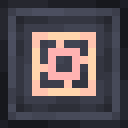
#> input picture tools/textures/orbital_src/orbital_light_base.png, 16 x 16 px, given in place of cutter_casing.png, which was not available (shown 8 times larger)
$ python industrial_cutter.py orbital_src/orbital_light_base.png
#> lines starting #> are read from the running program, lines starting #| are printed output that depends on the picture; pictures that were not available may be replaced by others from this repository, and a replacement may not be noted
### tools/textures/space_elevator.py
#!/usr/bin/env python3
"""Space Elevator block textures: GTNH Intergalactic's own art, in GregTech CEu Modern's connected-texture format.

Run from the repository root (needs Pillow):  python3 tools/textures/space_elevator.py [--preview <dir>]

Sources (the originals of GTNH's GT5-Unofficial, src/main/resources/assets/gtnhintergalactic/textures/blocks/spaceElevator
and the miner module overlay of assets/gregtech/textures/blocks/iconsets) are in tools/textures/gtnh_space_elevator/.
For every face that should join its neighbours it writes the sprite (the lone block: all four outside corners) and
`<sprite>_ctm.png`, the sheet GT's CTM code (client/model/ctm/TextureConnections, from Chisel's CTM) cuts the quadrants of a
face from: a 4 x 4 grid of 8 px cells, row = quadrant row (top 0 / bottom 1) [+ 2 when the horizontal neighbour is joined],
column = quadrant column [+ 2 when the vertical neighbour is joined]:

    quadrant   all of h, v, diagonal joined   only h joined   only v joined   h and v, not the diagonal
    top-left   (0,0)                          (2,0)           (0,2)           (2,2)
    top-right  (0,1)                          (2,1)           (0,3)           (2,3)
    bot-left   (1,0)                          (3,0)           (1,2)           (3,2)
    bot-right  (1,1)                          (3,1)           (1,3)           (3,3)

(neither joined: the sprite's own quadrant). `--preview` also tiles each face the way the game does, as a check.
"""
import os
import sys

from PIL import Image

ROOT = os.path.join(os.path.dirname(os.path.abspath(__file__)), '../..')
SRC = os.path.join(ROOT, 'tools/textures/gtnh_space_elevator')
OUT = os.path.join(ROOT, 'af9-core/src/main/resources/assets/af9/textures/block')


def load(name):
    return Image.open(os.path.join(SRC, name + '.png')).convert('RGBA')


def middle(sprite, x, y):
    """The face with its borders and corner pieces gone, repeating every 8 px: the sprite's middle 8 x 8."""
    return sprite.getpixel((4 + x % 8, 4 + y % 8))


def same(sprite, x, y):
    """A face that is already seamless: the sprite itself."""
    return sprite.getpixel((x, y))


def black(sprite, x, y):
    """A face that is one flat colour away from its corners: the sprite's centre."""
    return sprite.getpixel((8, 8))


def lane(sprite, x, y):
    """The motors' sides: the chevron lane (6 px wide) repeating every 8 px with a 2 px gap, the rows every 8 px."""
    return sprite.getpixel((5 + x % 8, 4 + y % 8)) if x % 8 < 6 else sprite.getpixel((5, 0))


def ctm_sheet(sprite, tx, ty, inside_of=middle):
    """The 32 x 32 sheet of a sprite. tx / ty: how thick its left+right / top+bottom border is (0: none, the face
    simply continues); inside_of: what fills the face where nothing borders it."""
    sheet = Image.new('RGBA', (32, 32), (0, 0, 0, 0))

    def inside(x, y):
        return inside_of(sprite, x, y)

    def pixel(r, c, px, py, h, v, d):
        x, y = c * 8 + px, r * 8 + py                       # on the 16 x 16 face
        dx, dy = (x if c == 0 else 15 - x), (y if r == 0 else 15 - y)   # distance from the outer edge
        if not v and dy < ty:                               # the border along the edge this quadrant touches vertically
            return sprite.getpixel((4 + x % 8, y))
        if not h and dx < tx:
            return sprite.getpixel((x, 4 + y % 8))
        if h and v and not d and dx < tx and dy < ty:       # the inside corner where the diagonal block is missing
            return sprite.getpixel((4 + x % 8, y))
        return inside(x, y)

    for rr in range(4):
        for cc in range(4):
            # cell (rr, cc): rr >= 2 is "the horizontal neighbour is joined", cc >= 2 "the vertical neighbour is joined";
            # the first 2 x 2 cells are "all joined", the last 2 x 2 "both, but not the diagonal"
            h, v = rr >= 2, cc >= 2
            d = not (h and v)
            if rr < 2 and cc < 2:
                h = v = d = True
            for py in range(8):
                for px in range(8):
                    sheet.putpixel((cc * 8 + px, rr * 8 + py), pixel(rr % 2, cc % 2, px, py, h, v, d))
    return sheet


# [20 lines left out: function tile, not called in this run]


def save(im, name):
    im.save(os.path.join(OUT, name + '.png'))


# [43 lines left out: functions connected, cable, main, not called in this run]


# [2 lines that do not run on import are left out]

### tools/textures/industrial_cutter.py
#!/usr/bin/env python3
"""The Industrial Cutting Machine's two textures: the Cutting Factory Frame's connected sheet and the controller's face.

Run from the repository root (needs Pillow):  python3 tools/textures/industrial_cutter.py [--preview <dir>]

  casing   cutter_casing (GTNH's CUTTING_FACTORY_FRAME, CREDITS-textures.md) gets a connected sheet: the frame stays
           only at the edge of a group of blocks, the plating runs on across them (LDLib's .mcmeta + `_ctm` sheet, the
           format of space_elevator.ctm_sheet). The Stable Titanium Machine Casing (kubejs's GTNH sprite, which
           overwrote GT's own sprite and its connection) gets the same: its sheet is rebuilt from that sprite, the
           .mcmeta points at it again. Its edge gradient would stutter block to block, so the sheet's frame is flat
           (the mean of the sprite's edge row / column) while the lone block keeps GTNH's gradient.

  face     the controller: a viewport (the saw and a bar display) over a deck of two cells and the lamp, split by a
           hazard stripe. Idle: the saw still, a red display, a dim lamp. Working (12 frames): the saw turns, sparks
           fly off the cut, the display fills green, the lamp lights. Paused: amber, blinking slowly. The lit parts
           are written to the emissive layers too.
"""
import json
import math
import os
import random
import sys

from PIL import Image

sys.path.insert(0, os.path.dirname(os.path.abspath(__file__)))
import space_elevator as se  # noqa: E402

ROOT = se.ROOT
AF9_BLOCK = os.path.join(ROOT, 'af9-core/src/main/resources/assets/af9/textures/block')
KJS_CASING = os.path.join(ROOT, 'kubejs/assets/gtceu/textures/block/casings/solid')
KJS_FACE = os.path.join(ROOT, 'kubejs/assets/gtceu/textures/block/multiblock/industrial_cutter')

ACTIVE_FRAMES = 12
IDLE_FRAMES = 4
PAUSED_FRAMES = 4


def clamp(v):
    return max(0, min(255, round(v)))


def shade(c, k):
    return tuple(clamp(v * k) for v in c[:3]) + (255,)


def dump(path, obj):
    os.makedirs(os.path.dirname(path), exist_ok=True)
    with open(path, 'w', newline='\n') as f:
        f.write(json.dumps(obj, indent=2) + '\n')


def strip(frames):
    w, h = frames[0].size
    im = Image.new('RGBA', (w, h * len(frames)))
    for i, fr in enumerate(frames):
        im.paste(fr, (0, i * h))
    return im


# ---- the casings ----------------------------------------------------------------------------------------------------
def cutter_inside(sprite):
    """Where the frames meet: the block's own inset (the bevelled square, rows 3..12) with the plating of the field
    in the band the frame took up, so the wall is one surface of panels."""
    field = max((sprite.getpixel((x, y))[:3] for y in range(3, 13) for x in range(3, 13)),
                key=lambda c: sum(1 for y in range(3, 13) for x in range(3, 13)
                                  if sprite.getpixel((x, y))[:3] == c))

    def inside(sprite_, x, y):
        if 3 <= x <= 12 and 3 <= y <= 12:
            return sprite_.getpixel((x, y))
        return field[:3] + (255,)
    return inside


RIVETS = ({(a, 2) for a in (2, 5, 10, 13)} | {(a, 13) for a in (2, 5, 10, 13)} |
          {(2, b) for b in (5, 10)} | {(13, b) for b in (5, 10)})


def stable_inside(sprite, palette, vlo, vhi):
    """Where the frames meet: the inset's own colour ramp run as a diagonal sheen that goes on through the blocks
    (one band every 16 px, like the Orbital Deck Casing's), with the rivet ring of every block kept."""
    def inside(_, x, y):
        t = 1 - abs((x + y) % 16 - 7.5) / 7.5
        c = palette(vlo + (vhi - vlo) * t)
        if (x % 16, y % 16) in RIVETS:
            return shade(c, 0.82)
        return c
    return inside


def stable_sheet(sprite, inside, edge):
    """The 32 x 32 sheet (space_elevator.ctm_sheet's layout), but the frame cells take flat edge colours: the sprite's
    edges are a gradient along the block, which would restart at every block of a wall."""
    sheet = Image.new('RGBA', (32, 32), (0, 0, 0, 0))

    def pixel(r, c, px, py, h, v, d):
        x, y = c * 8 + px, r * 8 + py
        dx, dy = (x if c == 0 else 15 - x), (y if r == 0 else 15 - y)
        if not v and dy < 2:
            return edge[dy][0]
        if not h and dx < 2:
            return edge[dx][1]
        if h and v and not d and dx < 2 and dy < 2:          # the inside corner where the diagonal block is missing
            return edge[min(dy, 1)][0]
        return inside(sprite, x, y)

    for rr in range(4):
        for cc in range(4):
            h, v = rr >= 2, cc >= 2
            d = not (h and v)
            if rr < 2 and cc < 2:
                h = v = d = True
            for py in range(8):
                for px in range(8):
                    sheet.putpixel((cc * 8 + px, rr * 8 + py), pixel(rr % 2, cc % 2, px, py, h, v, d))
    return sheet


def write_casing():
    """cutter_casing + _ctm + .mcmeta (af9). The stable titanium sheet is only built for the preview: GT's own casing stays untouched."""
    out = {}
    cutter = Image.open(os.path.join(AF9_BLOCK, 'cutter_casing.png')).convert('RGBA')
    sheet = se.ctm_sheet(cutter, 3, 3, cutter_inside(cutter))
    sheet.save(os.path.join(AF9_BLOCK, 'cutter_casing_ctm.png'))
    dump(os.path.join(AF9_BLOCK, 'cutter_casing.png.mcmeta'),
         {'ldlib': {'connection': 'af9:block/cutter_casing_ctm'}})
    out['cutter'] = (cutter, sheet)

    stable = Image.open(os.path.join(ROOT, 'tools/textures/gt_src/machine_casing_stable_titanium.png')).convert('RGBA')
    ramp = sorted((sum(stable.getpixel((x, y))[:3]) / 3, stable.getpixel((x, y)))
                  for y in range(16) for x in range(16)
                  if min(x, y, 15 - x, 15 - y) >= 2 and (x, y) not in RIVETS)

    def palette(v):
        if v <= ramp[0][0]:
            return ramp[0][1]
        if v >= ramp[-1][0]:
            return ramp[-1][1]
        for (v0, c0), (v1, c1) in zip(ramp, ramp[1:]):
            if v <= v1:
                t = (v - v0) / max(v1 - v0, 1e-6)
                return tuple(clamp(a + (b - a) * t) for a, b in zip(c0[:3], c1[:3])) + (255,)
        return ramp[-1][1]

    mid = (ramp[0][0] + ramp[-1][0]) / 2
    edge = []
    for i in range(2):
        row = [stable.getpixel((x, i)) for x in range(16)]
        col = [stable.getpixel((i, y)) for y in range(16)]
        edge.append((tuple(clamp(sum(p[k] for p in row) / 16) for k in range(3)) + (255,),
                     tuple(clamp(sum(p[k] for p in col) / 16) for k in range(3)) + (255,)))
    inside = stable_inside(stable, palette, mid - 12, mid + 12)
    sheet = stable_sheet(stable, inside, edge)
    out['stable'] = (stable, sheet)
    return out


# ---- the face -------------------------------------------------------------------------------------------------------
OUTLINE = (18, 20, 25)
PLATE_LO = (33, 37, 45)
GLASS = (9, 12, 17)
GLASS_HI = (20, 25, 34)
SCREEN = (7, 9, 12)
STEEL_HI = (198, 208, 224)
STEEL = (138, 148, 164)
STEEL_LO = (82, 90, 104)
BLADE_HI = (214, 224, 238)
BLADE = (150, 161, 178)
CAP = (156, 118, 54)
CAP_HI = (206, 164, 84)
CAP_LO = (92, 68, 30)
FLUID = (36, 134, 128)
FLUID_D = (22, 92, 92)
FLUID_TOP = (96, 232, 66)
HAZ_Y = (230, 190, 34)
HAZ_D = (26, 27, 32)
RED = (255, 84, 66)
AMBER = (255, 196, 84)
GREEN = (96, 255, 148)
LAMP = (240, 243, 246)
LAMP_CORE = (255, 226, 108)
SPARK = (255, 246, 214)


def rect(im, x0, y0, x1, y1, c):
    for y in range(y0, y1 + 1):
        for x in range(x0, x1 + 1):
            im.putpixel((x, y), c + (255,) if len(c) == 3 else c)


def dot(im, x, y, c):
    if 0 <= x < 16 and 0 <= y < 16:
        im.putpixel((x, y), c + (255,) if len(c) == 3 else c)


SAW_SLOTS = ((7, 5), (7, 6), (6, 7), (5, 7), (4, 7), (3, 6),
             (3, 5), (3, 4), (4, 3), (5, 3), (6, 3), (7, 4))


def blade(im, em, frame, state):
    """The saw behind the glass: a disc three pixels wide with six teeth running round its rim, turning while the
    machine works; sparks come off the cut."""
    for y in range(4, 7):                                   # the body of the disc, light from the upper left
        for x in range(4, 7):
            dot(im, x, y, shade(BLADE, 1.2 - 0.16 * (x + y - 8)))
    dot(im, 5, 5, (44, 48, 56))                            # the bore
    if state == 'active':
        phase = frame
    elif state == 'idle':
        phase = 0
    else:
        phase = 1
    for k in range(6):                                      # the teeth, one slot further round every frame
        x, y = SAW_SLOTS[(phase + k * 2) % 12]
        tooth = BLADE_HI if state == 'active' else STEEL_HI
        dot(im, x, y, tooth)
        if state == 'active':
            dot(em, x, y, tooth)
    if state == 'active':                                   # sparks at the cut, flying down the kerf
        rnd = random.Random(frame * 17 + 3)
        for i in range(3):
            sx = 7 + rnd.randrange(0, 3)
            sy = 6 + rnd.randrange(0, 2) + (i == 0)
            c = SPARK if i else (255, 255, 255)
            dot(im, sx, sy, c)
            dot(em, sx, sy, c)
        dot(im, 7, 7, SPARK)
        dot(em, 7, 7, SPARK)


def readout(im, em, frame, state):
    """The screen beside the saw: a bar display that stands by in red, fills green while the machine cuts and holds
    amber while it is paused."""
    rect(im, 9, 2, 13, 7, OUTLINE)
    rect(im, 10, 3, 12, 6, SCREEN)
    if state == 'idle':
        lit = {(0, 0)}                                     # one cell breathing in the corner, like a standby sign
        colour, dim, blink = RED, shade(RED, 0.45), frame % 4 < 3
    elif state == 'paused':
        lit = {(b, a) for b in (1, 2) for a in range(3)}   # two full bars, holding
        colour, dim, blink = AMBER, shade(AMBER, 0.3), frame % 4 < 2
    else:
        k = 1 + round(frame * 11 / 7)                      # the bars fill up, row by row
        lit = {(b, a) for b in range(4) for a in range(3) if b * 3 + a < k}
        colour, dim, blink = GREEN, shade(GREEN, 0.3), True
    for b in range(4):
        for a in range(3):
            on = (b, a) in lit
            c = colour if on else dim
            if on and not blink:
                c = dim
            dot(im, 10 + a, 3 + b, c)
            if on and blink:
                dot(em, 10 + a, 3 + b, c)


def deck(im, em, frame, state):
    """The deck under the window: a steel plate with two cells of coolant under their brass caps, and the lamp."""
    rect(im, 1, 10, 14, 14, PLATE_LO)
    rect(im, 1, 10, 7, 10, CAP)                            # the caps of the cells
    dot(im, 1, 10, CAP_LO)
    dot(im, 7, 10, CAP_LO)
    dot(im, 4, 10, CAP_LO)
    dot(im, 2, 10, CAP_HI)
    for x0 in (2, 5):                                      # the two cells
        rect(im, x0, 11, x0 + 1, 14, FLUID)
        for y in range(11, 15):
            for x in range(x0, x0 + 2):
                if (x + y) % 2:
                    dot(im, x, y, FLUID_D)
        top = 11 if state != 'active' or frame % 2 == 0 else 12
        rect(im, x0, top, x0 + 1, top, FLUID_TOP)
        if state == 'active' and frame % 4 == 0:           # a bubble rising
            dot(im, x0 + (frame // 4) % 2, 14, shade(FLUID_TOP, 1.1))
    for x, c in ((1, STEEL), (4, STEEL_LO), (7, STEEL_LO)):
        rect(im, x, 11, x, 14, c)
    dot(im, 1, 11, STEEL_HI)
    dot(im, 7, 11, STEEL_HI)

    rect(im, 9, 10, 14, 14, OUTLINE)                       # the lamp
    rect(im, 10, 11, 13, 13, (12, 13, 16))
    lamp = {'idle': ((150, 152, 156), (196, 168, 104)),
            'active': (LAMP, LAMP_CORE),
            'paused': ((176, 150, 106), (214, 176, 96))}[state]
    if state == 'paused' and frame % 4 >= 2:
        lamp = (shade(lamp[0], 0.7), shade(lamp[1], 0.7))
    for x, y in ((11, 11), (12, 11), (10, 12), (11, 12), (12, 12), (13, 12), (11, 13), (12, 13)):
        c = lamp[1] if (y == 12 and x in (11, 12)) else (lamp[0] if x + y < 24 else shade(lamp[0], 0.8))
        dot(im, x, y, c)
        dot(em, x, y, c)


def face_base(state, frame):
    im = Image.new('RGBA', (16, 16), (0, 0, 0, 0))
    em = Image.new('RGBA', (16, 16), (0, 0, 0, 0))
    rect(im, 1, 1, 14, 8, OUTLINE)                         # the viewport
    rect(im, 2, 2, 13, 7, GLASS)
    for x in range(2, 14):
        dot(im, x, 2, GLASS_HI)                            # the light on the glass
    for y in range(2, 8):
        dot(im, 2, y, GLASS_HI)
    for x in range(1, 15):                                 # the hazard stripe under the window
        dot(im, x, 9, HAZ_Y if (x // 2) % 2 == 0 else HAZ_D)
    blade(im, em, frame, state)
    readout(im, em, frame, state)
    deck(im, em, frame, state)
    return im, em


def write_face():
    states = {'overlay_front': ('idle', IDLE_FRAMES, 6),
              'overlay_front_paused': ('paused', PAUSED_FRAMES, 10),
              'overlay_front_active': ('active', ACTIVE_FRAMES, 3)}
    os.makedirs(KJS_FACE, exist_ok=True)
    out = {}
    for name, (state, frames, frametime) in states.items():
        base, emissive = [], []
        for f in range(frames):
            b, e = face_base(state, f)
            base.append(b)
            emissive.append(e)
        for suffix, imgs in (('', base), ('_emissive', emissive)):
            path = os.path.join(KJS_FACE, name + suffix + '.png')
            strip(imgs).save(path)
            dump(path + '.mcmeta', {'animation': {'frametime': frametime}})
        out[state] = (base, emissive)
    return out


# ---- previews -------------------------------------------------------------------------------------------------------
# [53 lines left out: functions wall, preview, not called in this run]


def main():
    casings = write_casing()
#> in cutter_inside, `field = max((sprite.getpixel((x, y))[:3] for y in range(3, 13) for x i..`: field = (60, 62, 75)
#> in ctm_sheet, `sheet = Image.new('RGBA', (32, 32), (0, 0, 0, 0))`: sheet: PIL image 32x32 RGBA; every value is 0
#> the loop in ctm_sheet, `for rr in range(4):` made 4 passes
#> after the loop in ctm_sheet, `for rr in range(4):`:
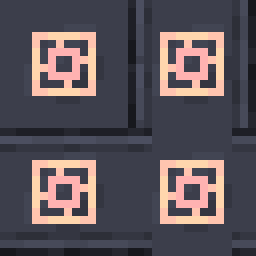
#> sheet: PIL image 32x32 RGBA (shown 8 times larger); mean R, G, B, A 91.4, 83.3, 89.6, 255
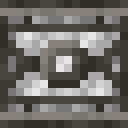
#> input picture tools/textures/orbital_src/orbital_magnet_casing.png, 16 x 16 px, given in place of machine_casing_stable_titanium.png, which was not available (shown 8 times larger)
#> after the loop in stable_sheet, `for rr in range(4):`:
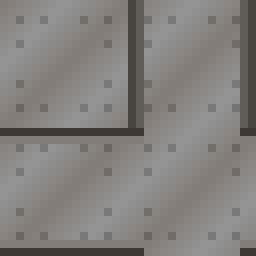
#> sheet: PIL image 32x32 RGBA (shown 8 times larger); mean R, G, B, A 130.8, 128.3, 125.8, 255
    faces = write_face()
#> the loop in write_face, `for name, (state, frames, frametime) in states.items():` made 3 passes
#> pass 1, in write_face, `strip(imgs).save(path)`:
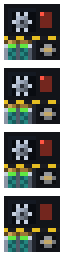
#> saved as overlay_front.png: PIL image 16x64 RGBA (shown 4 times larger); mean R, G, B, A 46.1, 48.2, 42.9, 195.2; transparent parts drawn white
#> pass 1, in write_face, `strip(imgs).save(path)`:
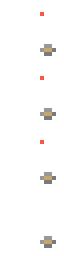
#> saved as overlay_front_emissive.png: PIL image 16x64 RGBA (shown 4 times larger); mean R, G, B, A 5.4, 4.8, 4.3, 8.7; transparent parts drawn white
    if '--preview' in sys.argv:
        preview(sys.argv[sys.argv.index('--preview') + 1], casings, faces)


if __name__ == '__main__':
    main()
